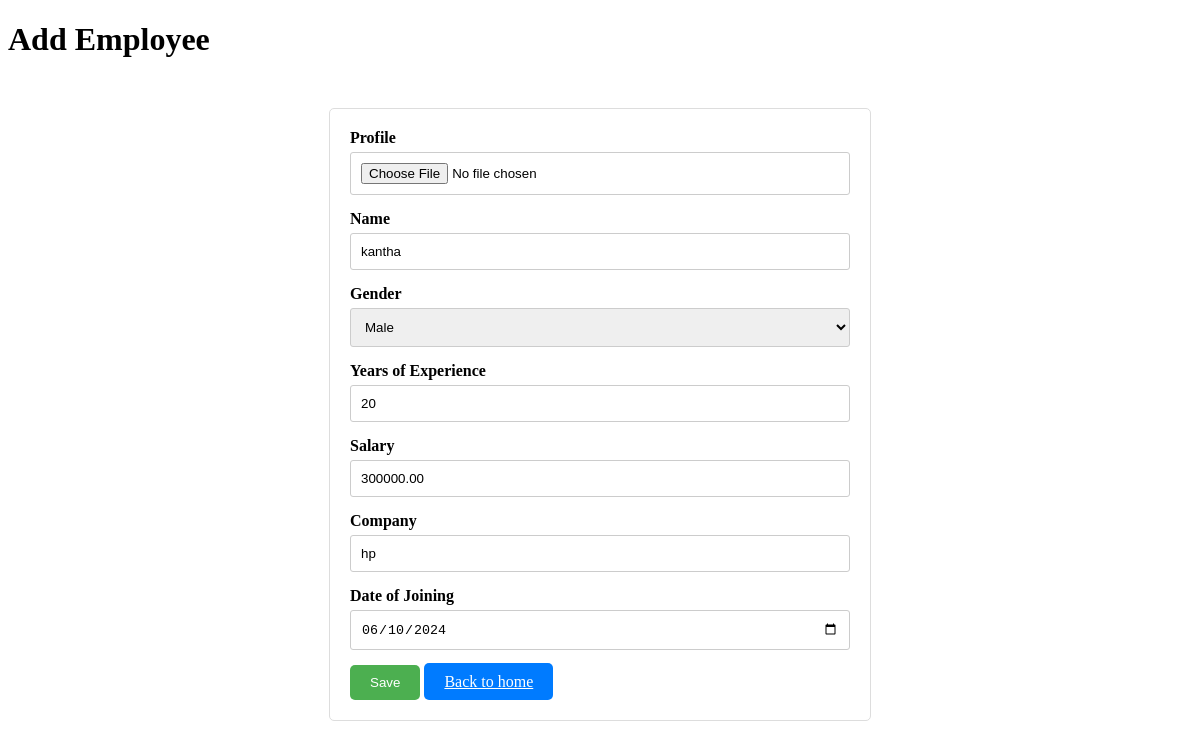
/editemployee/2/, run on the app's committed database.
### employeapp/models.py (models this page shows, shortened)
class Employee(models.Model):
    profile = models.ImageField(upload_to='Profile.images/', null=True)
    name = models.CharField(max_length=100)
    gender = models.CharField(max_length=10, choices=(('M', 'Male'), ('F', 'Female')))
    years_of_experience = models.PositiveIntegerField()
    salary = models.DecimalField(max_digits=10, decimal_places=2)
    company = models.CharField(max_length=100)
    doj = models.DateField(null=True)

### employeapp/views.py (the view)
# urls.py: path('editemployee/<int:pk>/', views.edit_employee, name='editemployee'),
def edit_employee(request, pk):
    employee = get_object_or_404(Employee, pk=pk)
    if request.method == 'POST':
        form = EmployeeForm(request.POST, request.FILES, instance=employee)  # Update existing employee
        if form.is_valid():
            employee=form.save()
            return redirect(employee_list)
    else:
        form = EmployeeForm(instance=employee)  # Pre-populate edit form with existing data
    return render(request, "addemployee.html", {'form': form})

### employeapp/forms.py
class EmployeeForm(forms.ModelForm):
    class Meta:
        model = Employee
        fields = '__all__'  # Include all fields from the model
        widgets = {
            'doj': forms.DateInput(attrs={'class': 'form-control', 'type': 'date'}),
        }

### employeapp/templates/addemployee.html (shortened to what this page needs)
<!DOCTYPE html>
<html lang="en">
<head>
</head>
<body>
  <h1>Add Employee</h1>
  <form method="post" enctype="multipart/form-data" class="form-container">
    <div class="form-group">
      <label for="profile">Profile</label>
      <input type="file" name="profile" id="profile">
    </div>
    <div class="form-group">
      <label for="name">Name</label>
      {{ form.name }}
    </div>
    <div class="form-group">
      <label for="gender">Gender</label>
      {{ form.gender }}
    </div>
    <div class="form-group">
      <label for="years_of_experience">Years of Experience</label>
      {{ form.years_of_experience }}
    </div>
    <div class="form-group">
      <label for="salary">Salary</label>
      {{ form.salary }}
    </div>
    <div class="form-group">
      <label for="company">Company</label>
      {{ form.company }}
    </div>
    <div class="form-group">
      <label for="doj">Date of Joining</label>
      {{ form.doj }}
    </div>
    <button type="submit" class="btn">Save</button>
    <a href="{% url 'home' %}" style="background-color: #007bff; color: white; padding: 10px 20px; border: none; border-radius: 5px;">Back to home</a>
  </form>
</body>
</html>

### employeapp/templates/addemployee.html (style rules this page uses)
.form-container { max-width: 500px; margin: 50px auto; padding: 20px; border: 1px solid #ddd; border-radius: 5px; }
.form-group { margin-bottom: 15px; }
label { display: block; margin-bottom: 5px; font-weight: bold; }
input[type="text"], input[type="number"], input[type="date"], select, input[type="file"] { width: 100%; padding: 10px; border: 1px solid #ccc; border-radius: 3px; box-sizing: border-box; }
.btn { background-color: #4CAF50; color: white; padding: 10px 20px; border: none; border-radius: 5px; cursor: pointer; }

### data on the page
Employee: name "kantha", gender "Male", years_of_experience "20", salary "300000.00", company "hp", doj "06/10/2024"
